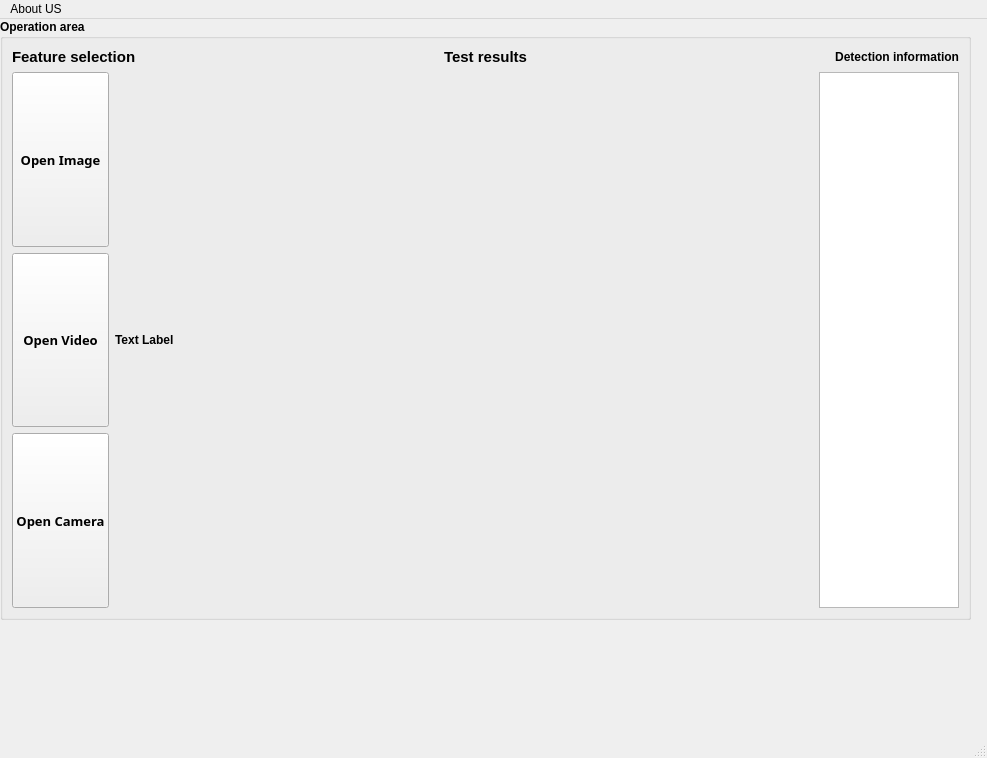
<?xml version="1.0" encoding="UTF-8"?>
<ui version="4.0">
 <class>MainWindow</class>
 <widget class="QMainWindow" name="MainWindow">
  <property name="geometry">
   <rect>
    <x>0</x>
    <y>0</y>
    <width>987</width>
    <height>758</height>
   </rect>
  </property>
  <property name="windowTitle">
   <string>Objects Detection Using YOLOV5 and PyQT5</string>
  </property>
  <widget class="QWidget" name="centralwidget">
   <widget class="QGroupBox" name="groupBox">
    <property name="geometry">
     <rect>
      <x>0</x>
      <y>0</y>
      <width>971</width>
      <height>601</height>
     </rect>
    </property>
    <property name="font">
     <font>
      <pointsize>9</pointsize>
      <weight>75</weight>
      <bold>true</bold>
     </font>
    </property>
    <property name="title">
     <string>Operation area</string>
    </property>
    <layout class="QVBoxLayout" name="verticalLayout_3">
     <item>
      <layout class="QHBoxLayout" name="horizontalLayout_4" stretch="1,0,1">
       <item>
        <widget class="QLabel" name="label">
         <property name="sizePolicy">
          <sizepolicy hsizetype="Minimum" vsizetype="Fixed">
           <horstretch>0</horstretch>
           <verstretch>0</verstretch>
          </sizepolicy>
         </property>
         <property name="maximumSize">
          <size>
           <width>1677215</width>
           <height>16777215</height>
          </size>
         </property>
         <property name="font">
          <font>
           <family>Arial</family>
           <pointsize>11</pointsize>
           <weight>75</weight>
           <bold>true</bold>
          </font>
         </property>
         <property name="text">
          <string>Feature selection</string>
         </property>
         <property name="alignment">
          <set>Qt::AlignLeading|Qt::AlignLeft|Qt::AlignVCenter</set>
         </property>
        </widget>
       </item>
       <item>
        <widget class="QLabel" name="label_1">
         <property name="sizePolicy">
          <sizepolicy hsizetype="Minimum" vsizetype="Fixed">
           <horstretch>0</horstretch>
           <verstretch>0</verstretch>
          </sizepolicy>
         </property>
         <property name="maximumSize">
          <size>
           <width>1677215</width>
           <height>16777215</height>
          </size>
         </property>
         <property name="font">
          <font>
           <family>Arial</family>
           <pointsize>11</pointsize>
           <weight>75</weight>
           <bold>true</bold>
          </font>
         </property>
         <property name="text">
          <string>Test results</string>
         </property>
         <property name="alignment">
          <set>Qt::AlignCenter</set>
         </property>
        </widget>
       </item>
       <item>
        <widget class="QLabel" name="label_2">
         <property name="sizePolicy">
          <sizepolicy hsizetype="Minimum" vsizetype="Fixed">
           <horstretch>0</horstretch>
           <verstretch>0</verstretch>
          </sizepolicy>
         </property>
         <property name="maximumSize">
          <size>
           <width>1677215</width>
           <height>16777215</height>
          </size>
         </property>
         <property name="font">
          <font>
           <family>Arial</family>
           <pointsize>9</pointsize>
           <weight>75</weight>
           <bold>true</bold>
          </font>
         </property>
         <property name="text">
          <string>Detection information</string>
         </property>
         <property name="alignment">
          <set>Qt::AlignRight|Qt::AlignTrailing|Qt::AlignVCenter</set>
         </property>
        </widget>
       </item>
      </layout>
     </item>
     <item>
      <layout class="QHBoxLayout" name="horizontalLayout_3" stretch="1,11">
       <item>
        <layout class="QVBoxLayout" name="verticalLayout">
         <item>
          <widget class="QPushButton" name="pushButton_Image">
           <property name="sizePolicy">
            <sizepolicy hsizetype="Minimum" vsizetype="Preferred">
             <horstretch>0</horstretch>
             <verstretch>0</verstretch>
            </sizepolicy>
           </property>
           <property name="font">
            <font>
             <family>Adobe Devanagari</family>
             <pointsize>10</pointsize>
            </font>
           </property>
           <property name="text">
            <string>Open Image</string>
           </property>
          </widget>
         </item>
         <item>
          <widget class="QPushButton" name="pushButton_Video">
           <property name="sizePolicy">
            <sizepolicy hsizetype="Minimum" vsizetype="Preferred">
             <horstretch>0</horstretch>
             <verstretch>0</verstretch>
            </sizepolicy>
           </property>
           <property name="font">
            <font>
             <family>Adobe Devanagari</family>
             <pointsize>10</pointsize>
            </font>
           </property>
           <property name="text">
            <string>Open Video</string>
           </property>
          </widget>
         </item>
         <item>
          <widget class="QPushButton" name="pushButton_Camera">
           <property name="sizePolicy">
            <sizepolicy hsizetype="Minimum" vsizetype="Preferred">
             <horstretch>0</horstretch>
             <verstretch>0</verstretch>
            </sizepolicy>
           </property>
           <property name="font">
            <font>
             <family>Adobe Devanagari</family>
             <pointsize>10</pointsize>
            </font>
           </property>
           <property name="text">
            <string>Open Camera</string>
           </property>
          </widget>
         </item>
        </layout>
       </item>
       <item>
        <layout class="QHBoxLayout" name="horizontalLayout_2" stretch="5,1">
         <item>
          <widget class="QLabel" name="mainLabel">
           <property name="text">
            <string>Text Label</string>
           </property>
          </widget>
         </item>
         <item>
          <widget class="QTextBrowser" name="textBrowser"/>
         </item>
        </layout>
       </item>
      </layout>
     </item>
     <item>
      <layout class="QHBoxLayout" name="horizontalLayout"/>
     </item>
    </layout>
   </widget>
  </widget>
  <widget class="QMenuBar" name="menubar">
   <property name="geometry">
    <rect>
     <x>0</x>
     <y>0</y>
     <width>987</width>
     <height>26</height>
    </rect>
   </property>
   <widget class="QMenu" name="menuAuthor">
    <property name="title">
     <string>About US</string>
    </property>
    <addaction name="actionAbout_QT"/>
    <addaction name="actionAuthor"/>
    <addaction name="actionQuit"/>
   </widget>
   <addaction name="menuAuthor"/>
  </widget>
  <widget class="QStatusBar" name="statusbar"/>
  <action name="actionOpen_Video">
   <property name="text">
    <string>Open Video</string>
   </property>
  </action>
  <action name="actionOpen_Image">
   <property name="text">
    <string>Open Image</string>
   </property>
  </action>
  <action name="actionOpen_Camera">
   <property name="text">
    <string>Open Camera</string>
   </property>
  </action>
  <action name="actionExit">
   <property name="text">
    <string>Exit</string>
   </property>
  </action>
  <action name="actionAbout_QT">
   <property name="text">
    <string>About QT</string>
   </property>
  </action>
  <action name="actionAuthor">
   <property name="text">
    <string>Author</string>
   </property>
  </action>
  <action name="actionExit_2">
   <property name="text">
    <string>Exit</string>
   </property>
  </action>
  <action name="actionQuit">
   <property name="text">
    <string>Exit</string>
   </property>
  </action>
 </widget>
 <resources/>
 <connections/>
</ui>
